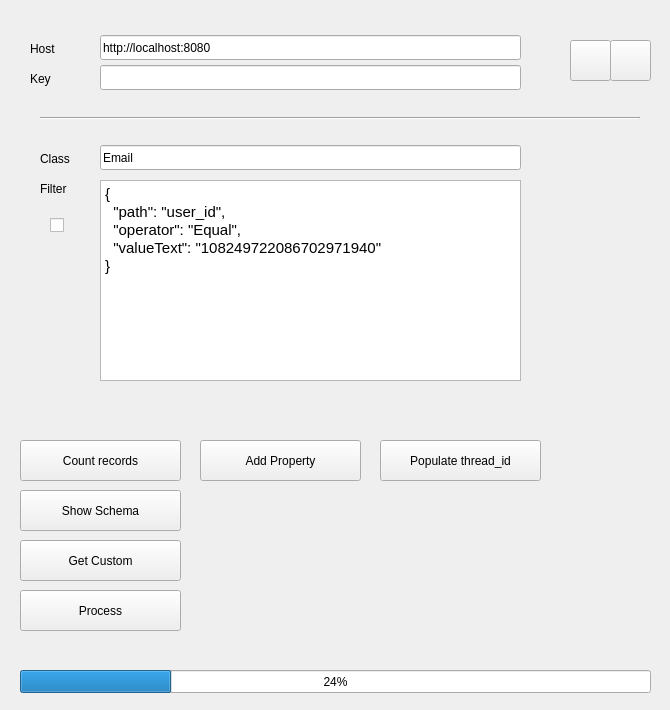
<?xml version="1.0" encoding="UTF-8"?>
<ui version="4.0">
 <class>Widget</class>
 <widget class="QWidget" name="Widget">
  <property name="geometry">
   <rect>
    <x>0</x>
    <y>0</y>
    <width>670</width>
    <height>710</height>
   </rect>
  </property>
  <property name="minimumSize">
   <size>
    <width>670</width>
    <height>0</height>
   </size>
  </property>
  <property name="maximumSize">
   <size>
    <width>670</width>
    <height>16777215</height>
   </size>
  </property>
  <property name="windowTitle">
   <string>HF Fine-Tune</string>
  </property>
  <widget class="QPushButton" name="pushButton_weav_refresh">
   <property name="geometry">
    <rect>
     <x>610</x>
     <y>40</y>
     <width>41</width>
     <height>41</height>
    </rect>
   </property>
   <property name="text">
    <string/>
   </property>
   <property name="icon">
    <iconset theme="view-refresh">
     <normaloff>.</normaloff>.</iconset>
   </property>
  </widget>
  <widget class="QPushButton" name="pushButton_weav_status">
   <property name="geometry">
    <rect>
     <x>570</x>
     <y>40</y>
     <width>41</width>
     <height>41</height>
    </rect>
   </property>
   <property name="text">
    <string/>
   </property>
  </widget>
  <widget class="QLineEdit" name="lineEdit_host">
   <property name="geometry">
    <rect>
     <x>100</x>
     <y>35</y>
     <width>421</width>
     <height>25</height>
    </rect>
   </property>
   <property name="text">
    <string>http://localhost:8080</string>
   </property>
  </widget>
  <widget class="QLabel" name="label_host">
   <property name="geometry">
    <rect>
     <x>30</x>
     <y>40</y>
     <width>51</width>
     <height>17</height>
    </rect>
   </property>
   <property name="text">
    <string>Host</string>
   </property>
  </widget>
  <widget class="QLabel" name="label_class">
   <property name="geometry">
    <rect>
     <x>40</x>
     <y>150</y>
     <width>51</width>
     <height>17</height>
    </rect>
   </property>
   <property name="text">
    <string>Class</string>
   </property>
  </widget>
  <widget class="QLineEdit" name="lineEdit_class">
   <property name="geometry">
    <rect>
     <x>100</x>
     <y>145</y>
     <width>421</width>
     <height>25</height>
    </rect>
   </property>
   <property name="text">
    <string>Email</string>
   </property>
  </widget>
  <widget class="QPushButton" name="pushButton_count">
   <property name="geometry">
    <rect>
     <x>20</x>
     <y>440</y>
     <width>161</width>
     <height>41</height>
    </rect>
   </property>
   <property name="text">
    <string>Count records</string>
   </property>
  </widget>
  <widget class="QLabel" name="label_filter">
   <property name="geometry">
    <rect>
     <x>40</x>
     <y>180</y>
     <width>41</width>
     <height>17</height>
    </rect>
   </property>
   <property name="text">
    <string>Filter</string>
   </property>
  </widget>
  <widget class="QLabel" name="label_key">
   <property name="geometry">
    <rect>
     <x>30</x>
     <y>70</y>
     <width>51</width>
     <height>17</height>
    </rect>
   </property>
   <property name="text">
    <string>Key</string>
   </property>
  </widget>
  <widget class="QLineEdit" name="lineEdit_key">
   <property name="geometry">
    <rect>
     <x>100</x>
     <y>65</y>
     <width>421</width>
     <height>25</height>
    </rect>
   </property>
   <property name="text">
    <string/>
   </property>
  </widget>
  <widget class="Line" name="line">
   <property name="geometry">
    <rect>
     <x>40</x>
     <y>110</y>
     <width>600</width>
     <height>16</height>
    </rect>
   </property>
   <property name="orientation">
    <enum>Qt::Horizontal</enum>
   </property>
  </widget>
  <widget class="QTextEdit" name="textEdit_filter">
   <property name="geometry">
    <rect>
     <x>100</x>
     <y>180</y>
     <width>421</width>
     <height>201</height>
    </rect>
   </property>
   <property name="html">
    <string>&lt;!DOCTYPE HTML PUBLIC &quot;-//W3C//DTD HTML 4.0//EN&quot; &quot;http://www.w3.org/TR/REC-html40/strict.dtd&quot;&gt;
&lt;html&gt;&lt;head&gt;&lt;meta name=&quot;qrichtext&quot; content=&quot;1&quot; /&gt;&lt;meta charset=&quot;utf-8&quot; /&gt;&lt;style type=&quot;text/css&quot;&gt;
p, li { white-space: pre-wrap; }
hr { height: 1px; border-width: 0; }
li.unchecked::marker { content: &quot;\2610&quot;; }
li.checked::marker { content: &quot;\2612&quot;; }
&lt;/style&gt;&lt;/head&gt;&lt;body style=&quot; font-family:'Ubuntu'; font-size:11pt; font-weight:400; font-style:normal;&quot;&gt;
&lt;p style=&quot; margin-top:0px; margin-bottom:0px; margin-left:0px; margin-right:0px; -qt-block-indent:0; text-indent:0px;&quot;&gt;{&lt;/p&gt;
&lt;p style=&quot; margin-top:0px; margin-bottom:0px; margin-left:0px; margin-right:0px; -qt-block-indent:0; text-indent:0px;&quot;&gt;  &amp;quot;path&amp;quot;: &amp;quot;user_id&amp;quot;,&lt;/p&gt;
&lt;p style=&quot; margin-top:0px; margin-bottom:0px; margin-left:0px; margin-right:0px; -qt-block-indent:0; text-indent:0px;&quot;&gt;  &amp;quot;operator&amp;quot;: &amp;quot;Equal&amp;quot;,&lt;/p&gt;
&lt;p style=&quot; margin-top:0px; margin-bottom:0px; margin-left:0px; margin-right:0px; -qt-block-indent:0; text-indent:0px;&quot;&gt;  &amp;quot;valueText&amp;quot;: &amp;quot;108249722086702971940&amp;quot;&lt;/p&gt;
&lt;p style=&quot; margin-top:0px; margin-bottom:0px; margin-left:0px; margin-right:0px; -qt-block-indent:0; text-indent:0px;&quot;&gt;}&lt;/p&gt;&lt;/body&gt;&lt;/html&gt;</string>
   </property>
  </widget>
  <widget class="QCheckBox" name="checkBox_filter">
   <property name="geometry">
    <rect>
     <x>50</x>
     <y>210</y>
     <width>31</width>
     <height>31</height>
    </rect>
   </property>
   <property name="text">
    <string/>
   </property>
  </widget>
  <widget class="QPushButton" name="pushButton_schema">
   <property name="geometry">
    <rect>
     <x>20</x>
     <y>490</y>
     <width>161</width>
     <height>41</height>
    </rect>
   </property>
   <property name="text">
    <string>Show Schema</string>
   </property>
  </widget>
  <widget class="QPushButton" name="pushButton_get">
   <property name="geometry">
    <rect>
     <x>20</x>
     <y>540</y>
     <width>161</width>
     <height>41</height>
    </rect>
   </property>
   <property name="text">
    <string>Get Custom</string>
   </property>
  </widget>
  <widget class="QPushButton" name="pushButton_process">
   <property name="geometry">
    <rect>
     <x>20</x>
     <y>590</y>
     <width>161</width>
     <height>41</height>
    </rect>
   </property>
   <property name="text">
    <string>Process</string>
   </property>
  </widget>
  <widget class="QPushButton" name="pushButton_schema_add">
   <property name="geometry">
    <rect>
     <x>200</x>
     <y>440</y>
     <width>161</width>
     <height>41</height>
    </rect>
   </property>
   <property name="text">
    <string>Add Property</string>
   </property>
  </widget>
  <widget class="QPushButton" name="pushButton_populate_thread_id">
   <property name="geometry">
    <rect>
     <x>380</x>
     <y>440</y>
     <width>161</width>
     <height>41</height>
    </rect>
   </property>
   <property name="text">
    <string>Populate thread_id</string>
   </property>
  </widget>
  <widget class="QProgressBar" name="progressBar">
   <property name="geometry">
    <rect>
     <x>20</x>
     <y>670</y>
     <width>631</width>
     <height>23</height>
    </rect>
   </property>
   <property name="value">
    <number>24</number>
   </property>
  </widget>
 </widget>
 <resources/>
 <connections/>
</ui>
